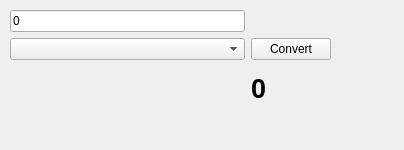
<?xml version="1.0" encoding="UTF-8"?>
<ui version="4.0">
 <class>MainWindow</class>
 <widget class="QMainWindow" name="MainWindow">
  <property name="geometry">
   <rect>
    <x>0</x>
    <y>0</y>
    <width>404</width>
    <height>150</height>
   </rect>
  </property>
  <property name="windowTitle">
   <string>QTemperatureConverter</string>
  </property>
  <widget class="QWidget" name="centralwidget">
   <widget class="QWidget" name="gridLayoutWidget">
    <property name="geometry">
     <rect>
      <x>0</x>
      <y>0</y>
      <width>341</width>
      <height>121</height>
     </rect>
    </property>
    <layout class="QGridLayout" name="gridLayout">
     <property name="leftMargin">
      <number>10</number>
     </property>
     <property name="topMargin">
      <number>10</number>
     </property>
     <property name="rightMargin">
      <number>10</number>
     </property>
     <property name="bottomMargin">
      <number>10</number>
     </property>
     <item row="1" column="1">
      <widget class="QPushButton" name="btn_convert">
       <property name="text">
        <string>Convert</string>
       </property>
      </widget>
     </item>
     <item row="1" column="0">
      <widget class="QComboBox" name="cmb_conv_type"/>
     </item>
     <item row="0" column="0">
      <widget class="QLineEdit" name="le_input">
       <property name="text">
        <string>0</string>
       </property>
      </widget>
     </item>
     <item row="2" column="1">
      <widget class="QLabel" name="lbl_result">
       <property name="font">
        <font>
         <pointsize>20</pointsize>
         <weight>75</weight>
         <bold>true</bold>
        </font>
       </property>
       <property name="text">
        <string>0</string>
       </property>
      </widget>
     </item>
    </layout>
   </widget>
  </widget>
 </widget>
 <resources/>
 <connections/>
</ui>
